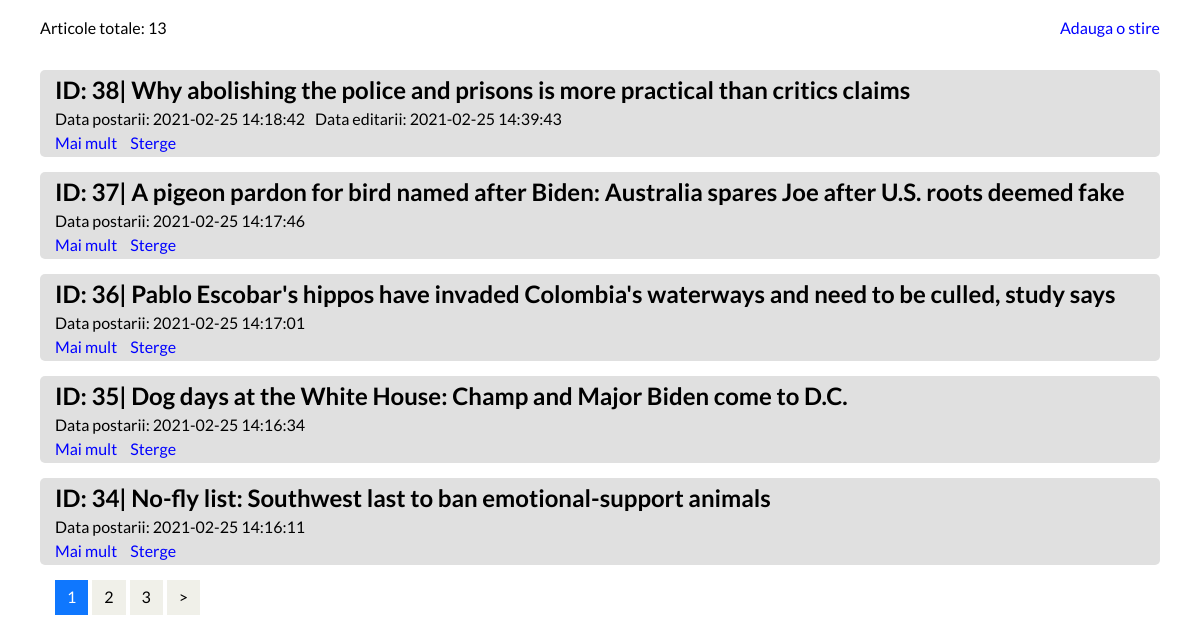
The page / on the database its author committed.
### tables this page shows
CREATE TABLE `articles` (
  `id` int(12) NOT NULL,
  `title` varchar(256) NOT NULL,
  `text` text NOT NULL,
  `post_data` datetime NOT NULL DEFAULT current_timestamp(),
  `edited_data` datetime DEFAULT NULL
);

### config/routes.php (called while the page is built)
<?php
return array(
    'articles/([0-9]+)' => 'articles/view/$1',
    'articles/page-([0-9]+)' => 'articles/index/$1',
    'articles' => 'articles/index',
    'page-([0-9]+)' => 'articles/index/$1',
    '' => 'articles/index'
);

### controllers/ArticlesController.php (called while the page is built, shortened)
<?php
class ArticlesController
{
    public function actionIndex($page = 1){
        $articleList = Articles::getArticlesList($page);
        $total = Articles::getTotalNewsNumber();
        $pagination = new Pagination($total, $page, Articles::SHOW_BY_DEFAULT, 'page-');
        require_once('views/v_index.php');
        return true;
    }
}

### index.php (called while the page is built, shortened)
<?php
require_once('components/Autoload.php');
$router = new Router;
$router->run();

### models/Articles.php (called while the page is built, shortened)
<?php
class Articles{
    public static function getArticlesList($page = 1){
        $offset = (intval($page) - 1) * self::SHOW_BY_DEFAULT;
        $db = Db::getConnection();
        $sql = ("SELECT id, title, text, post_data, edited_data FROM articles ORDER BY id DESC LIMIT   " . self::SHOW_BY_DEFAULT . " OFFSET " . $offset);
        $query = $db->prepare($sql);
        $query->execute();
        $articleList = $query->fetchAll();
        return $articleList;
    }
    public static function getTotalNewsNumber()
    {
        $db = Db::getConnection();
        $sql = ("SELECT COUNT(id) AS count FROM `articles`");
        $query = $db->prepare($sql);
        $query->execute();
        $result = $query->fetch();
        return $result['count'];
    }
}

### components/Autoload.php (called while the page is built, shortened)
<?php
spl_autoload_register(function ($class_name) {
    $array_paths = array(
        'models/',
        'components/',
    );
    foreach ($array_paths as $path){
        $path = $path . $class_name . '.php';
    }
});

### views/v_index.php (the view, shortened to what this page needs)
<!DOCTYPE html>
<html lang="en">
<head>
    <link rel="stylesheet" href="../template/css/style.css">
</head>
<body>
    <header class="header">
        <div class="container">
            <div class="header__inner">
                <div class="home"><p class="home">Articole totale: <?=Articles::getTotalNewsNumber()?></p></div>
                <nav class="nav">
                    <ul class="nav__list">
                        <li class="nav__list-item"><a class="nav__list-link popup-open" href="">Adauga o stire</a></li>
                    </ul>
                </nav>
            </div>
        </div>
    </header>
    <section class="main">
        <div class="container">
            <? foreach ($articleList as $articleItem):?>
            <div class="post">
                <div class="post__inner">
                    <h2 class="post__title">ID: <?=$articleItem['id']?>| <?=$articleItem['title']?></h2>
                    <div class="post__dates">
                        <div class="post__data">Data postarii: <?=$articleItem['post_data']?></div>
                        <? if($articleItem['edited_data']): ?>
                        <div class="post__edited">Data editarii: <?=$articleItem['edited_data']?></div>
                        <? endif; ?>
                    </div>
                    <div class="links">
                        <a class="more__link" href="/articles/<? echo $articleItem['id'];?>">Mai mult</a>
                        <a id="<? echo $articleItem['id'];?>" class="delete_data more__link" style="cursor: pointer">Sterge</a>
                    </div>
                </div>
            </div>
            <? endforeach; ?>
            <? echo $pagination->get();?>
        </div>
    </section>
</body>
</html>

### components/Router.php (shortened to what this page needs)
<?php
class Router {
    private $routes;
    public function __construct()
    {
        $routesPath = 'config/routes.php';
        $this->routes = include($routesPath);
    }
    private function getURI()
    {
        if (!empty($_SERVER['REQUEST_URI'])) {
            return trim($_SERVER['REQUEST_URI'], '/');
        }
    }
    public function run()
    {
        $uri = $this->getURI();
        foreach ($this->routes as $uriPattern => $path) {
            if (preg_match("~$uriPattern~", $uri)) {
                $internalRoute = preg_replace("~$uriPattern~", $path, $uri);
                $segments = explode('/', $internalRoute);
                $controllerName = ucfirst(array_shift($segments) . 'Controller');
                $actionName = 'action' . ucfirst(array_shift($segments));
                $parametrs = $segments;
                $controllerObject = new $controllerName;
                $result = call_user_func_array(array($controllerObject, $actionName), $parametrs);
                if ($result != null) {
                    break;
                }
            }
        }
    }
}

### components/Pagination.php (shortened to what this page needs)
<?php
class Pagination
{
    private $max = 10;
    private $index = 'page';
    private $current_page;
    private $total;
    private $limit;
    public function __construct($total, $currentPage, $limit, $index)
    {
        $this->total = $total;
        $this->limit = $limit;
        $this->index = $index;
        $this->amount = $this->amount();
    }
    public function get()
    {
        $links = null;
        $limits = $this->limits();
        $html = '<ul class="pagination">';
        for ($page = $limits[0]; $page <= $limits[1]; $page++) {
            if ($page == $this->current_page) {
                $links .= '<li class="active"><a href="#">' . $page . '</a></li>';
            } else {
                $links .= $this->generateHtml($page);
            }
        }
        if (!is_null($links)) {
            if ($this->current_page < $this->amount)
                $links .= $this->generateHtml($this->amount, '&gt;');
        }
        $html .= $links . '</ul>';
        return $html;
    }
    private function generateHtml($page, $text = null)
    {
        if (!$text)
            $text = $page;
        $currentURI = rtrim($_SERVER['REQUEST_URI'], '/') . '/';
        $currentURI = preg_replace('~/page-[0-9]+~', '', $currentURI);
        return
            '<li><a href="' . $currentURI . $this->index . $page . '">' . $text . '</a></li>';
    }
    private function limits()
    {
        $left = $this->current_page - round($this->max / 2);
        $start = $left > 0 ? $left : 1;
        if ($start + $this->max <= $this->amount)
            $end = $start > 1 ? $start + $this->max : $this->max;
        else {
            $end = $this->amount;
            $start = $this->amount - $this->max > 0 ? $this->amount - $this->max : 1;
        }
        return
            array($start, $end);
    }
    private function setCurrentPage($currentPage)
    {
        $this->current_page = $currentPage;
    }
    private function amount()
    {
        return round($this->total / $this->limit);
    }
}

### template/css/style.css (style rules this page uses)
* { margin: 0; padding: 0; box-sizing: border-box; }
body { font-family: 'Lato', sans-serif; color: #000; }
li { list-style-type: none; }
a { text-decoration: none; color: #0000ff; cursor: pointer; }
.container { width: 1120px; margin: 0 auto; }
.header__inner { display: flex; justify-content: space-between; align-items: center; height: 55px; }
.nav__list { display: flex; }
.main { padding-top: 15px; }
.post { background-color: #E0E0E0; border-radius: 5px; margin-bottom: 15px; }
.post__dates { display: flex; }
.post__edited { padding-left: 10px; }
.post__title, .post__text, .post__dates, .links { padding: 5px 5px 0 15px; }
.links { padding-bottom: 5px; }
.more__link + .more__link { padding-left: 10px; }
.more__link { cursor: pointer; }
.pagination { margin-bottom: 25px; margin-top: 0; padding-left: 15px; }
.pagination li:first-child a, .pagination li:first-child span { border-bottom-left-radius: 0; border-top-left-radius: 0; margin-left: 0; }
.pagination li:last-child a, .pagination li:last-child span { border-bottom-right-radius: 0; border-top-right-radius: 0; }
.pagination .active a, .pagination .active span, .pagination .active a:hover, .pagination .active span:hover, .pagination .active a:focus, .pagination .active span:focus { background-color: #0f77fe; border-color: #0f77fe; color: #FFFFFF; cursor: default; z-index: 2; }
.pagination li a, .pagination li span { background-color: #f0f0e9; border: 0; float: left; line-height: 1.42857; margin-left: -1px; padding: 6px 12px; position: relative; text-decoration: none; margin-right: 5px; color:#000; }

### rows shown on the page
articles: id "38", title "Why abolishing the police and prisons is more practical than critics claims", post_data "2021-02-25 14:18:42", edited_data "2021-02-25 14:39:43"
articles: id "37", title "A pigeon pardon for bird named after Biden: Australia spares Joe after U.S. roots deemed fake", post_data "2021-02-25 14:17:46"
articles: id "36", title "Pablo Escobar's hippos have invaded Colombia's waterways and need to be culled, study says", post_data "2021-02-25 14:17:01"
articles: id "35", title "Dog days at the White House: Champ and Major Biden come to D.C.", post_data "2021-02-25 14:16:34"
articles: id "34", title "No-fly list: Southwest last to ban emotional-support animals", post_data "2021-02-25 14:16:11"

### other values the page prints
Articles::getTotalNewsNumber() "13"
$text "2"
$text "3"
$text ">"
